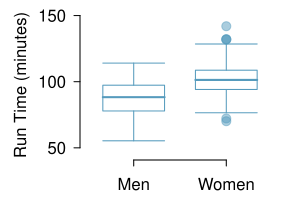

Reproduce this figure in R.
library(openintro)
data(COL)
data(run10Samp)

set.seed(1)
m <- run10Samp$time[run10Samp$gender=='M']
mean(m); sd(m)
f <- run10Samp$time[run10Samp$gender=='F']
mean(f); sd(f)

myPDF('cbrRunTimesMenWomen.pdf', 3, 2,
      mgp = c(2.5, 0.7, 0),
      mar = c(2, 4, 0.5, 1))
boxPlot(m,
        at = 1,
        xlim = c(0.5, 2.5),
        ylim = c(45, 150),
        axes = FALSE,
        ylab = 'Run Time (minutes)',
        lcol = COL[1],
        col = COL[1,3],
        lwd = 1)
boxPlot(f,
        add = 2,
        axes = FALSE,
        lcol = COL[1],
        col = COL[1, 3],
        lwd = 1)
axis(1, at = 1:2, labels = c('Men', 'Women'))
axis(2, at = c(50, 100, 150))
dev.off()
